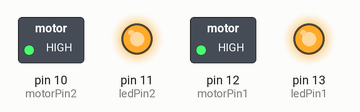
The sketch below on a simulated Arduino Uno, built with avr-gcc and run on an emulated ATmega328P. Shown: switched loads named in the sketch (green lamp = pin HIGH), output pins drawn as LEDs (lit = HIGH).

Above: at 0.1 s.
Timing chart, 0 to 1.6 s (numbered marks = the images above):
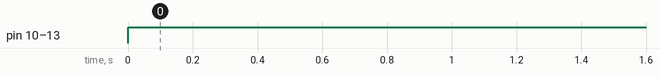

The sketch:

PortStarboardMotor.ino
```cpp
// assigning pins
unsigned int ledPin1 = 13;
unsigned int motorPin1 = 12;
unsigned int ledPin2 = 11;
unsigned int motorPin2 = 10;
unsigned int buttonPin = 9;
/// Other variables
unsigned int turn = 0;

void setup() {
  pinMode(ledPin1,OUTPUT);
  pinMode(ledPin2,OUTPUT);
  pinMode(motorPin1,OUTPUT);
  pinMode(motorPin2,OUTPUT);
  pinMode(buttonPin,INPUT);
}

void loop() {

  if (buttonPin == HIGH){
    turn = turn + 1;
  }


  if (turn == 0){
    digitalWrite(ledPin1, HIGH);
    digitalWrite(ledPin2, HIGH);
    digitalWrite(motorPin1, HIGH);
    digitalWrite(motorPin2, HIGH);
  }

  if (turn == 1){
    digitalWrite(ledPin2, LOW);
    digitalWrite(motorPin2, LOW);
  }

  if (turn == 2){
    digitalWrite(ledPin1, LOW);
    digitalWrite(ledPin2, HIGH);
    digitalWrite(motorPin1, LOW);
    digitalWrite(motorPin2, HIGH);
  }
  if (turn == 3){
    digitalWrite(ledPin1, HIGH);
    digitalWrite(ledPin2, HIGH);
    digitalWrite(motorPin1, LOW);
    digitalWrite(motorPin2, LOW);
  }
}
```

Measured:
- by itself, pin 10 (motorPin2), pin 11 (ledPin2), pin 12 (motorPin1), pin 13 (ledPin1): LOW → HIGH at 0.00 s
